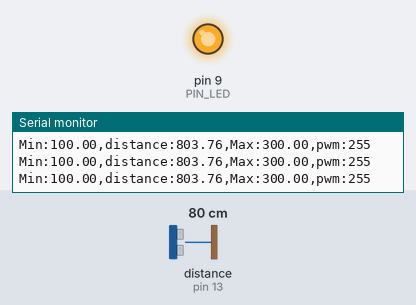
The sketch below on a simulated Arduino Uno, built with avr-gcc and run on an emulated ATmega328P. Shown: output pins drawn as LEDs (lit = HIGH), the last lines printed to the serial monitor. Wiring (inferred from the names in the program): ultrasonic range finder: trigger pin 12; echo pin 13. The inputs (shaded band) are chosen by the test bench; at power-on: distance to the obstacle (sensor on pin 13) 80 cm. The echo pulse lasts 58.3 µs per cm; pins used as bus, display or sensor lines are not drawn.

Above: at 1.2 s.
1.3 s: distance to the obstacle (sensor on pin 13) set to 18 cm
At 2.4 s:
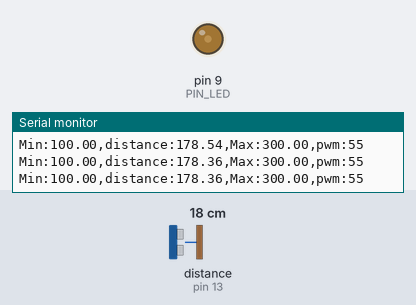
2.8 s: distance to the obstacle (sensor on pin 13) set to 2 cm
At 3.5 s:
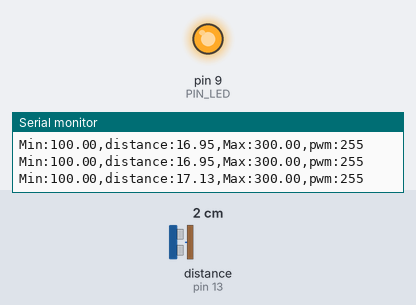
Timing chart, 0 to 5.8 s (numbered marks = the images above; inputs shaded):
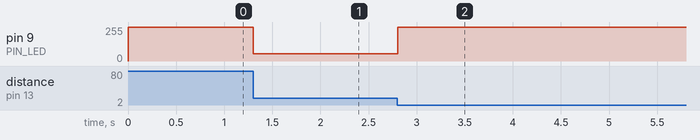

The sketch:

08_example_3.ino
```cpp
// Arduino pin assignment
#define PIN_LED  9
#define PIN_TRIG 12
#define PIN_ECHO 13

// configurable parameters
#define SND_VEL 346.0
#define INTERVAL 25
#define PULSE_DURATION 10

#define _DIST_MIN 100.0
#define _DIST_MID 200.0
#define _DIST_MAX 300.0

#define TIMEOUT ((INTERVAL / 2) * 1000.0)
#define SCALE (0.001 * 0.5 * SND_VEL)

unsigned long last_sampling_time = 0;


// =====================================================
// setup
// =====================================================
void setup()
{
  // GPIO initialization
  pinMode(PIN_LED, OUTPUT);
  pinMode(PIN_TRIG, OUTPUT);
  pinMode(PIN_ECHO, INPUT);

  digitalWrite(PIN_TRIG, LOW);

  // LED OFF at start
  // Active Low : 255 = OFF
  analogWrite(PIN_LED, 255);

  // Serial
  Serial.begin(57600);
}


// =====================================================
// loop
// =====================================================
void loop()
{
  float distance;
  int pwm;


  // -----------------------------------------
  // 25ms sampling interval
  // -----------------------------------------
  if (millis() - last_sampling_time < INTERVAL)
    return;

  last_sampling_time += INTERVAL;


  // -----------------------------------------
  // Distance measurement
  // -----------------------------------------
  distance = USS_measure(PIN_TRIG, PIN_ECHO);


  // -----------------------------------------
  // Calculate LED brightness
  // -----------------------------------------

  // Measurement failure
  // or outside desired range
  if ((distance == 0.0) ||
      (distance < _DIST_MIN) ||
      (distance > _DIST_MAX))
  {
    pwm = 255;          // LED OFF
  }


  // -----------------------------------------
  // 100mm ~ 200mm
  //
  // 100mm -> PWM 255 -> OFF
  // 150mm -> PWM 128 -> 50%
  // 200mm -> PWM   0 -> maximum brightness
  // -----------------------------------------
  else if (distance <= _DIST_MID)
  {
    pwm = (int)(
      255.0 -
      ((distance - _DIST_MIN)
      / (_DIST_MID - _DIST_MIN))
      * 255.0
      + 0.5
    );
  }


  // -----------------------------------------
  // 200mm ~ 300mm
  //
  // 200mm -> PWM   0 -> maximum brightness
  // 250mm -> PWM 128 -> 50%
  // 300mm -> PWM 255 -> OFF
  // -----------------------------------------
  else
  {
    pwm = (int)(
      ((distance - _DIST_MID)
      / (_DIST_MAX - _DIST_MID))
      * 255.0
      + 0.5
    );
  }


  // Safety limit
  pwm = constrain(pwm, 0, 255);


  // -----------------------------------------
  // Apply PWM to LED
  // -----------------------------------------
  analogWrite(PIN_LED, pwm);


  // -----------------------------------------
  // Serial Plotter output
  // -----------------------------------------
  Serial.print("Min:");
  Serial.print(_DIST_MIN);

  Serial.print(",distance:");
  Serial.print(distance);

  Serial.print(",Max:");
  Serial.print(_DIST_MAX);

  Serial.print(",pwm:");
  Serial.print(pwm);

  Serial.println();
}


// =====================================================
// Ultrasonic Sensor
// Returns distance in millimeters
// =====================================================
float USS_measure(int TRIG, int ECHO)
{
  // Trigger pulse
  digitalWrite(TRIG, LOW);
  delayMicroseconds(2);

  digitalWrite(TRIG, HIGH);
  delayMicroseconds(PULSE_DURATION);

  digitalWrite(TRIG, LOW);


  // Measure echo duration
  unsigned long duration =
    pulseIn(ECHO, HIGH, TIMEOUT);


  // Convert duration to distance
  return duration * SCALE;
}
```

Measured:
- after the input at 1.3 s, pin 9 (PIN_LED): 255/255 → 55/255 at once
- after the input at 2.8 s, pin 9 (PIN_LED): 55/255 → 255/255 at once
